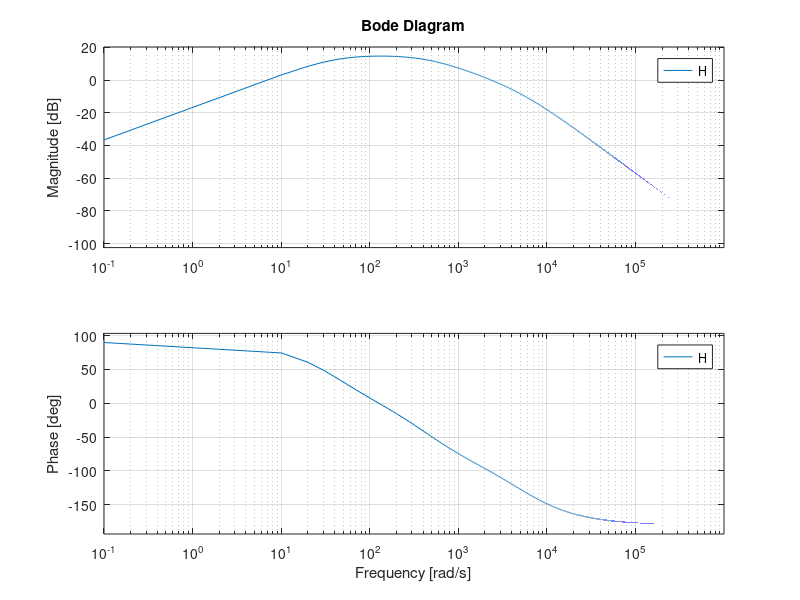

The MATLAB source for this figure:
pkg load control

a1 = 1;
a2 = 440;
a3 = 5500;

w1 = 40;
w2 = 440;
w3 = 5500;

G = 5.896;

H1 = tf( [a1 0], [1 w1] );
H2 = tf( [a2], [1 w2] );
H3 = tf( [a3], [1 w3] );

H = G*H1*H2*H3

bode(H, [1e-1:10:1e6])
# bode(H)

